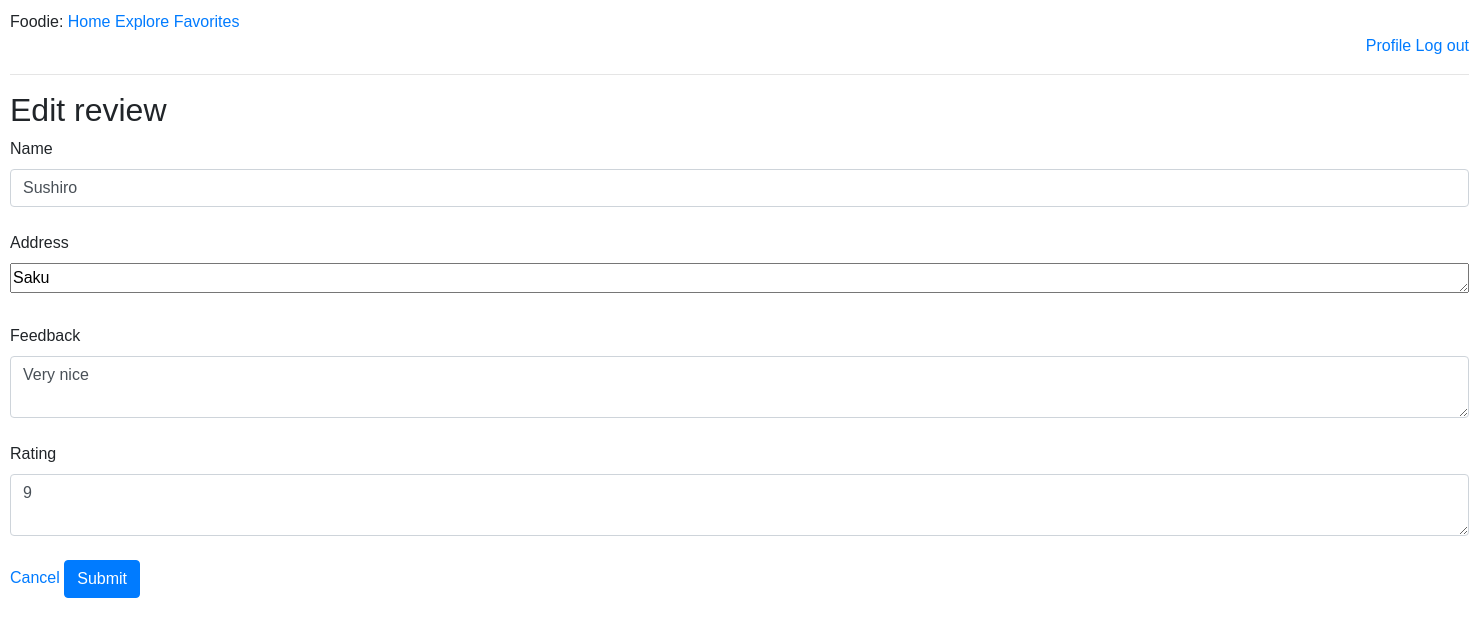
The page /edit_review/6 (signed in) on the database its author committed.
### tables this page shows
CREATE TABLE reviews(
        id INTEGER PRIMARY KEY,
        name VARCHAR(100),
        timestamp TEXT,
        stars INTEGER,
        content TEXT,
        location TEXT,
        user_id INTEGER,
        FOREIGN KEY (user_id) REFERENCES users(id) on delete cascade
    );

### app.py (the view, shortened to what this page needs)
@app.route('/edit_review/<int:id>', methods=['GET', 'POST'])
@token_required
def edit_review(id):
    data = jwt.decode(session['token'], token_key, algorithms=['HS256'])
    user_id_title = data['user_id']
    db = database_worker('social_net.db')
    query = f"SELECT * from users where id={user_id_title}"
    user = db.search(query=query)
    if user:
        query_post = f"SELECT name, location, content, stars, id from reviews where id={id}"
        post = db.search(query=query_post)
        return render_template('edit_review.html', title='Edit Review', user=user, post=post[0],
                               login=True, user_id=user_id_title)

### app.py (called while the page is built)
def token_required(f):
    @wraps(f)
    def decorated(*args, **kwargs):
        if 'token' not in session:
            print("No token")
            return redirect(url_for('login'))
        try:
            print("Decoding token")
            data = jwt.decode(session['token'], token_key, algorithms=['HS256'])
        except:
            print("Wrong Token")
            return redirect(url_for('login'))
        return f(*args, **kwargs)
    return decorated

### my_lib.py (called while the page is built)
    def search(self, query):
        result = self.cursor.execute(query).fetchall()
        return result

### templates/edit_review.html (shortened to what this page needs)
{% extends "base.html" %}
{% block content %}
    <h2>Edit review</h2>
    <form method="post">
        <div>
            <label for="title">Name</label>
            <input type="text" name="title" value="{{ post[0] }}" class="form-control" id="title" placeholder="Title">
        </div>
        <br>
        <div>
            <label for="restaurant_address">Address</label><br>
            <textarea name="restaurant_address" id="restaurant_address" rows="1" cols="155" required>{{ post[1] }}</textarea>
        </div>
        <br>
        <div>
            <label for="content">Feedback</label>
            <textarea name="content" class="form-control" id="content" placeholder="Content">{{ post[2] }}</textarea>
        </div>
        <br>
        <div>
            <label for="rating">Rating</label>
            <textarea name="rating" class="form-control" id="rating" placeholder="Rating">{{ post[3] }}</textarea>
        </div>
        <br>
        <a href="{{ url_for('review', id=post[4]) }}">Cancel</a>
        <button type="submit" class="btn btn-primary">Submit</button>
    </form>
{% endblock %}

### static/registration.css (style rules this page uses)
body, button, input, select, textarea, h1, h2, h3, h4, h5, h6, p, span, div, a { font-family: Arial, sans-serif; }

### static/my_style.css (style rules this page uses)
body, button, input, select, textarea, h1, h2, h3, h4, h5, h6, p, span, div, a { font-family: Arial, sans-serif; }
body { margin: 10px; }

### rows shown on the page
reviews: title "Sushiro", restaurant_address "Saku", content "Very nice", rating "9"
